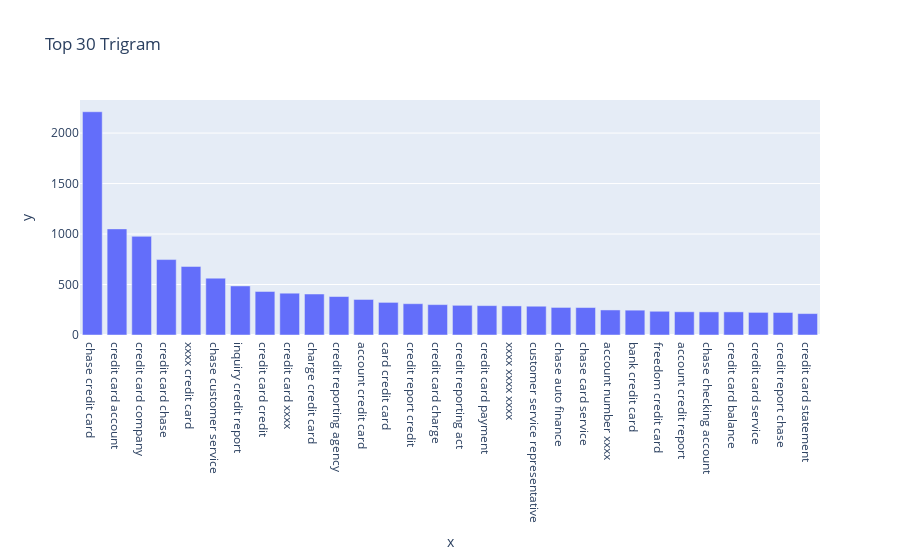

Notebook source saved alongside this figure:
### Code cell
#Write your code here to find the top 30 trigram frequency among the complaints in the cleaned datafram(df_clean).
trigram = get_top_n_words(df_clean['complaint_clean'], 3,30)
words_freq_df['trigram'] = [word for word, freq in trigram]
words_freq_df['trigram_freq'] = [freq for word, freq in trigram]
px.bar(x=words_freq_df['trigram'], y=words_freq_df['trigram_freq'], title='Top 30 Trigram')

### Figure 1 — Plotly figure (JSON) as saved in the notebook; plotly's stock layout.template omitted (floating-point values rounded to 4 significant figures)
{"data": [{"alignmentgroup": "True", "hovertemplate": "x=%{x}<br>y=%{y}<extra></extra>", "legendgroup": "", "marker": {"color": "#636efa", "pattern": {"shape": ""}}, "name": "", "offsetgroup": "", "orientation": "v", "showlegend": false, "textposition": "auto", "type": "bar", "x": ["chase credit card", "credit card account", "credit card company", "credit card chase", "xxxx credit card", "chase customer service", "inquiry credit report", "credit card credit", "credit card xxxx", "charge credit card", "credit reporting agency", "account credit card", "card credit card", "credit report credit", "credit card charge", "credit reporting act", "credit card payment", "xxxx xxxx xxxx", "customer service representative", "chase auto finance", "chase card service", "account number xxxx", "bank credit card", "freedom credit card", "account credit report", "chase checking account", "credit card balance", "credit card service", "credit report chase", "credit card statement"], "xaxis": "x", "y": [2211, 1051, 977, 747, 679, 563, 486, 431, 414, 406, 381, 352, 323, 310, 301, 294, 291, 288, 285, 273, 272, 248, 246, 235, 230, 229, 229, 224, 223, 212], "yaxis": "y"}], "layout": {"autosize": true, "barmode": "relative", "legend": {"tracegroupgap": 0}, "title": {"text": "Top 30 Trigram"}, "xaxis": {"anchor": "y", "autorange": true, "domain": [0, 1], "range": [-0.5, 29.5], "title": {"text": "x"}, "type": "category"}, "yaxis": {"anchor": "x", "autorange": true, "domain": [0, 1], "range": [0, 2327.0], "title": {"text": "y"}, "type": "linear"}}}
